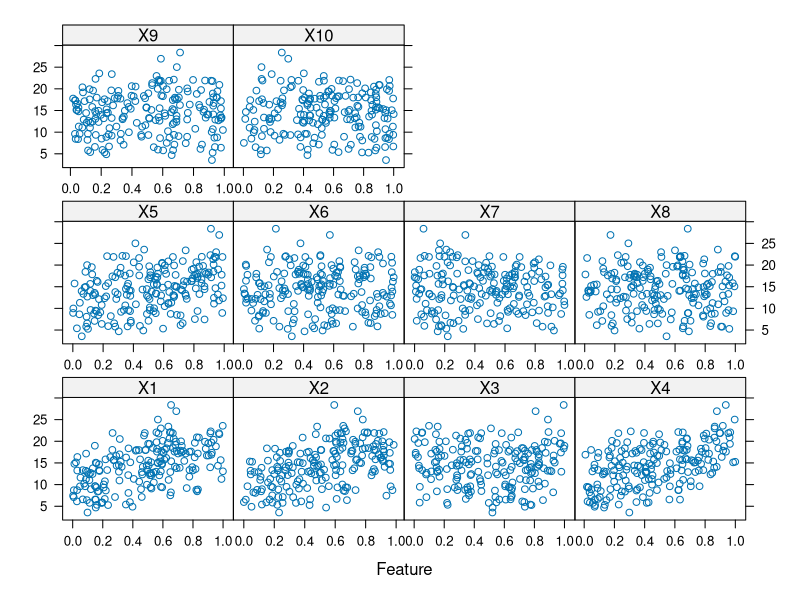
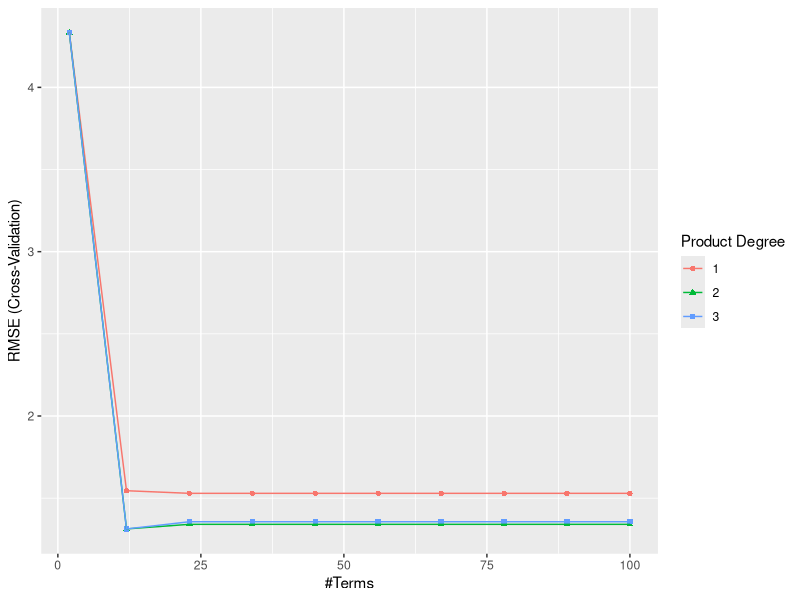

Recreate these plots in R, in order.
## ---- chunk 1
knitr::opts_chunk$set(echo=TRUE, warning=FALSE,
                      message=FALSE,
                      collapse = FALSE,
                      comment = "#>" )
## ---- chunk 2
library(caret)
library(mlbench)

set.seed(200)
trainingData <- mlbench.friedman1(200, sd = 1)
## We convert the 'x' data from a matrix to a data frame
## One reason is that this will give the columns names.
trainingData$x <- data.frame(trainingData$x)
## Look at the data using
caret::featurePlot(trainingData$x, trainingData$y)
## or other methods.

## This creates a list with a vector 'y' and a matrix
## of predictors 'x'. Also simulate a large test set to
## estimate the true error rate with good precision:
testData <- mlbench.friedman1(5000, sd = 1)
testData$x <- data.frame(testData$x)


## ---- chunk 3

library(caret)
knnModel <- train(x = trainingData$x,
                  y = trainingData$y,
                  method = "knn",
                  preProc = c("center", "scale"),
                  tuneLength = 10)

knnModel

## ---- chunk 4
knnPred <- predict(knnModel, newdata = testData$x)
## The function 'postResample' can be used to get the test set
## perforamnce values
postResample(pred = knnPred, obs = testData$y)
## ---- chunk 5

tooHigh <- findCorrelation(cor(trainingData$x), cutoff = .75)

tooHigh

## ---- chunk 6

# Resource: Chapter 7.5 of textbook "Applied Predictive Modeling" by KJ

## Create a specific candidate set of models to evaluate:
nnetGrid <- expand.grid(.decay = c(0, 0.01, .1),
                        .size = c(1:10),
                        .bag = FALSE)

# We can use caret to perform a grid search using 10-fold cross-validation.
# The train function generates a resampling estimate of performance. Because
# the training set size is not small, 10-fold cross-validation should produce
# reasonable estimates of model performance. The function trainControl specifies
# the type of resampling:
ctrl <- trainControl(method = "cv", number = 10)

nnetTune <- train(trainingData$x, trainingData$y,
                  method = "avNNet",
                  tuneGrid = nnetGrid,
                  trControl = ctrl,
                  ## Automatically standardize data prior to modeling
                  ## and prediction
                  preProc = c("center", "scale"),
                  linout = TRUE,
                  trace = FALSE,
                  MaxNWts = 10 * (ncol(trainingData$x) + 1) + 10 + 1,
                  maxit = 500)

nnetTune
## ---- chunk 7
nnetPred <- predict(nnetTune, newdata = testData$x)
## The function 'postResample' can be used to get the test set
## performance values
postResample(pred = nnetPred, obs = testData$y)
## ---- chunk 8

# Resource: Chapter 7.5 of textbook "Applied Predictive Modeling" by KJ
# Resource: http://uc-r.github.io/mars

library(earth)
library(dplyr)

## Create a specific candidate set of models to evaluate:
nnetGrid <- expand.grid(degree = 1:3,
                        nprune = seq(2, 100, length.out = 10) %>% floor()
  )

# We can use caret to perform a grid search using 10-fold cross-validation.
# The train function generates a resampling estimate of performance. Because
# the training set size is not small, 10-fold cross-validation should produce
# reasonable estimates of model performance. The function trainControl specifies
# the type of resampling:
ctrl <- trainControl(method = "cv", number = 10)


# cross validated model
tuned_mars <- train(
  x = trainingData$x,
  y = trainingData$y,
  method = "earth",
  metric = "RMSE",
  trControl = ctrl,
  tuneGrid = nnetGrid
)

tuned_mars

## ---- chunk 9
ggplot(tuned_mars)
## ---- chunk 10
# best chosen MARS model
tuned_mars$bestTune
## ---- chunk 11
marsPred <- predict(tuned_mars, newdata = testData$x)
## The function 'postResample' can be used to get the test set
## performance values
postResample(pred = marsPred, obs = testData$y)
## ---- chunk 12

# Resource: Chapter 7.5 of textbook "Applied Predictive Modeling" by KJ

library(kernlab)


# We can use caret to perform a grid search using 10-fold cross-validation.
# The train function generates a resampling estimate of performance. Because
# the training set size is not small, 10-fold cross-validation should produce
# reasonable estimates of model performance. The function trainControl specifies
# the type of resampling:
ctrl <- trainControl(method = "cv", number = 10)


svmRTuned <- train(trainingData$x, trainingData$y,
                   method = "svmRadial",
                   preProc = c("center", "scale"),
                   tuneLength = 14,
                   trControl = ctrl)

svmRTuned

## ---- chunk 13
svmPred <- predict(svmRTuned, newdata = testData$x)
## The function 'postResample' can be used to get the test set
## performance values
postResample(pred = svmPred, obs = testData$y)
